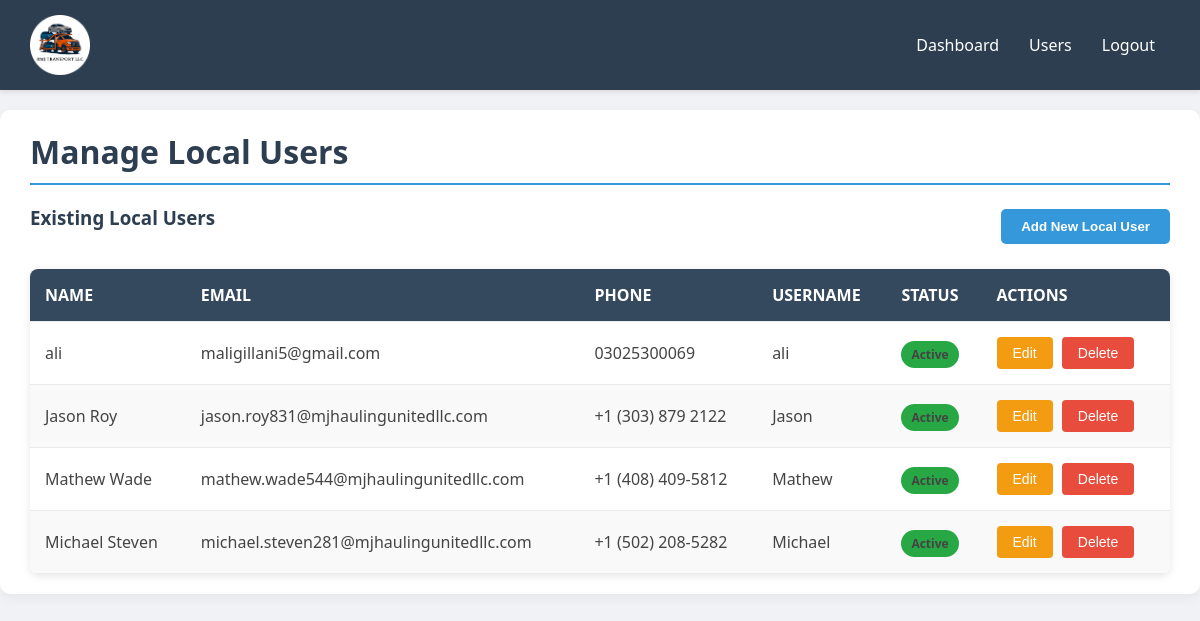
The page /local_users.php (signed in) on the database its author committed.
### tables this page shows
CREATE TABLE `local_users` (
  `id` int NOT NULL,
  `name` varchar(255) NOT NULL,
  `email` varchar(255) NOT NULL,
  `phone` varchar(50) DEFAULT NULL,
  `username` varchar(50) NOT NULL,
  `password` varchar(32) NOT NULL,
  `status` varchar(50) DEFAULT 'Active',
  `created_at` timestamp NULL DEFAULT CURRENT_TIMESTAMP
);

### local_users.php (the view, shortened to what this page needs)
<?php
$db_host = 'localhost';
$db_name = 'dbdqh70pj4ojj7';
$db_user = 'uogbxbyxq7okb';
$db_pass = '@:5`|lt+1f1@';
try {
    $pdo = new PDO("mysql:host=$db_host;dbname=$db_name;charset=utf8mb4", $db_user, $db_pass);
    $pdo->setAttribute(PDO::ATTR_ERRMODE, PDO::ERRMODE_EXCEPTION);
} catch (PDOException $e) {
    die("Database connection failed: " . $e->getMessage());
}
$local_users = [];
try {
    $stmt = $pdo->query("SELECT id, name, email, phone, username, status FROM local_users ORDER BY username ASC");
    $local_users = $stmt->fetchAll(PDO::FETCH_ASSOC);
} catch (PDOException $e) {
    die("Error fetching local users: " . $e->getMessage());
}
?>
<!DOCTYPE html>
<html lang="en">
<head>
    <link rel="stylesheet" href="style.css">
</head>
<body>
    <nav class="navbar">
        <img style="width: 60px" class="img-responsive" src="assets/img/logo/logo.png" alt="Logo">
        <div class="navbar-links">
            <a href="admin.php">Dashboard</a>
            <div class="dropdown">
                <a href="#">Users</a>
            </div>
            <a href="admin.php?logout=true">Logout</a>
        </div>
    </nav>
    <div class="container">
        <h1 class="page-title">Manage Local Users</h1>
        <div class="table-header">
            <h3>Existing Local Users</h3>
            <button id="open-add-user-modal" class="btn btn-primary">Add New Local User</button>
        </div>
        <table class="data-table">
            <thead>
                <tr>
                    <th>Name</th>
                    <th>Email</th>
                    <th>Phone</th>
                    <th>Username</th>
                    <th>Status</th>
                    <th>Actions</th>
                </tr>
            </thead>
            <tbody>
                <?php foreach ($local_users as $user): ?>
                    <tr>
                        <td data-label="Name"><?php echo htmlspecialchars($user['name']); ?></td>
                        <td data-label="Email"><?php echo htmlspecialchars($user['email']); ?></td>
                        <td data-label="Phone"><?php echo htmlspecialchars($user['phone']); ?></td>
                        <td data-label="Username"><?php echo htmlspecialchars($user['username']); ?></td>
                        <td data-label="Status"><span class="status-badge status-<?php echo htmlspecialchars($user['status']); ?>"><?php echo htmlspecialchars(ucfirst($user['status'])); ?></span></td>
                        <td data-label="Actions" class="actions">
                            <button class="action-btn edit-btn" onclick="openEditModal(<?php echo htmlspecialchars(json_encode($user)); ?>)">Edit</button>
                            <button class="action-btn delete-btn" onclick="openDeleteModal(<?php echo $user['id']; ?>)">Delete</button>
                        </td>
                    </tr>
                <?php endforeach; ?>
            </tbody>
        </table>
    </div>
</body>
</html>

### style.css (style rules this page uses)
body { font-family: 'Segoe UI', Tahoma, Geneva, Verdana, sans-serif; background-color: #f0f2f5; color: #444; margin: 0; padding: 0; }
.container { width: 95%; max-width: 1200px; margin: 20px auto; background-color: #fff; padding: 20px 30px; box-shadow: 0 4px 12px rgba(0, 0, 0, 0.05); border-radius: 10px; }
h1, h2, h3 { color: #2c3e50; margin-top: 0; }
.page-title { border-bottom: 2px solid #3498db; padding-bottom: 10px; margin-bottom: 20px; }
.navbar { display: flex; justify-content: space-between; align-items: center; background-color: #2c3e50; color: #fff; padding: 15px 30px; box-shadow: 0 2px 5px rgba(0,0,0,0.1); }
.navbar-links { display: flex; align-items: center; }
.navbar-links a { color: #fff; text-decoration: none; padding: 10px 15px; border-radius: 5px; transition: background-color 0.3s ease; }
.dropdown { position: relative; display: inline-block; }
.table-header { display: flex; justify-content: space-between; align-items: center; margin-bottom: 20px; flex-wrap: wrap; }
.btn { padding: 10px 20px; border: none; border-radius: 5px; cursor: pointer; font-weight: bold; transition: background-color 0.3s ease; }
.btn-primary { background-color: #3498db; color: #fff; }
.data-table { width: 100%; border-collapse: collapse; margin-top: 20px; box-shadow: 0 2px 8px rgba(0, 0, 0, 0.1); border-radius: 8px; overflow: hidden; }
.data-table th, .data-table td { padding: 15px; text-align: left; border-bottom: 1px solid #e9ecef; }
.data-table th { background-color: #34495e; color: #fff; font-weight: 600; text-transform: uppercase; }
.data-table tr:nth-child(even) { background-color: #f9f9f9; }
.actions .edit-btn, .actions .delete-btn { text-decoration: none; color: #fff; padding: 8px 16px; border: none; border-radius: 4px; font-size: 14px; margin-right: 5px; cursor: pointer; transition: background-color 0.3s ease; }
.actions .edit-btn { background-color: #f39c12; }
.actions .delete-btn { background-color: #e74c3c; }
.status-badge { padding: 5px 10px; border-radius: 20px; font-size: 12px; font-weight: 600; color: #444; text-transform: capitalize; }
.status-active { background-color: #28a745; }

### rows shown on the page
local_users: name "ali", email "maligillani5@gmail.com", phone "03025300069", username "ali", status "Active"
local_users: name "Jason Roy", email "jason.roy831@mjhaulingunitedllc.com", phone "+1 (303) 879 2122", username "Jason", status "Active"
local_users: name "Mathew Wade", email "mathew.wade544@mjhaulingunitedllc.com", phone "+1 (408) 409-5812", username "Mathew", status "Active"
local_users: name "Michael Steven", email "michael.steven281@mjhaulingunitedllc.com", phone "+1 (502) 208-5282", username "Michael", status "Active"
